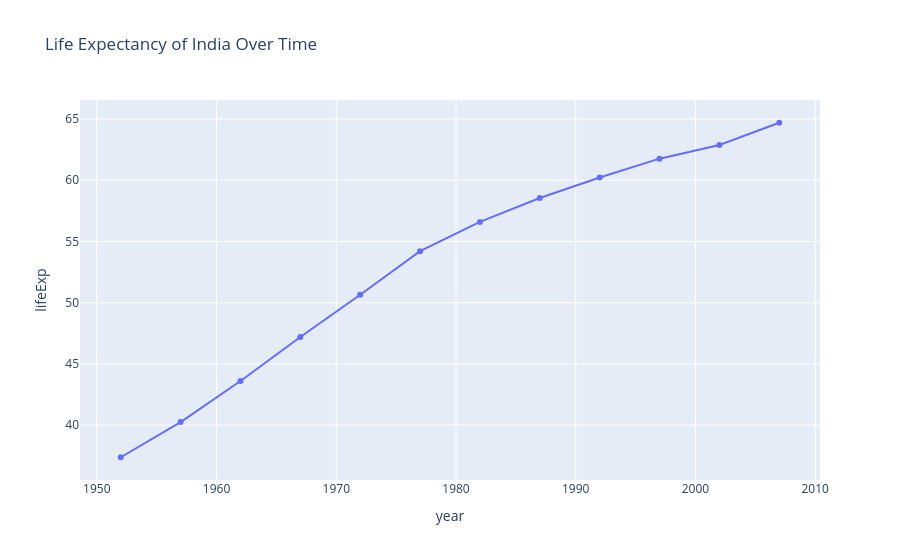

The notebook cell saved with this chart:
### Markdown cell above
### Experiment 3: Line Plot

### Code cell
india = df[df["country"] == "India"]

fig = px.line(
    india,
    x="year",
    y="lifeExp",
    markers=True,
    title="Life Expectancy of India Over Time"
)

fig.show()

### Figure 1 — Plotly figure (JSON) as saved in the notebook; plotly's stock layout.template omitted (floating-point values rounded to 4 significant figures)
{"data": [{"hovertemplate": "year=%{x}<br>lifeExp=%{y}<extra></extra>", "legendgroup": "", "line": {"color": "#636efa", "dash": "solid"}, "marker": {"symbol": "circle"}, "mode": "lines+markers", "name": "", "orientation": "v", "showlegend": false, "type": "scatter", "x": [1952, 1957, 1962, 1967, 1972, 1977, 1982, 1987, 1992, 1997, 2002, 2007], "xaxis": "x", "y": [37.37, 40.25, 43.6, 47.19, 50.65, 54.21, 56.6, 58.55, 60.22, 61.77, 62.88, 64.7], "yaxis": "y"}], "layout": {"legend": {"tracegroupgap": 0}, "title": {"text": "Life Expectancy of India Over Time"}, "xaxis": {"anchor": "y", "domain": [0.0, 1.0], "title": {"text": "year"}}, "yaxis": {"anchor": "x", "domain": [0.0, 1.0], "title": {"text": "lifeExp"}}}}
